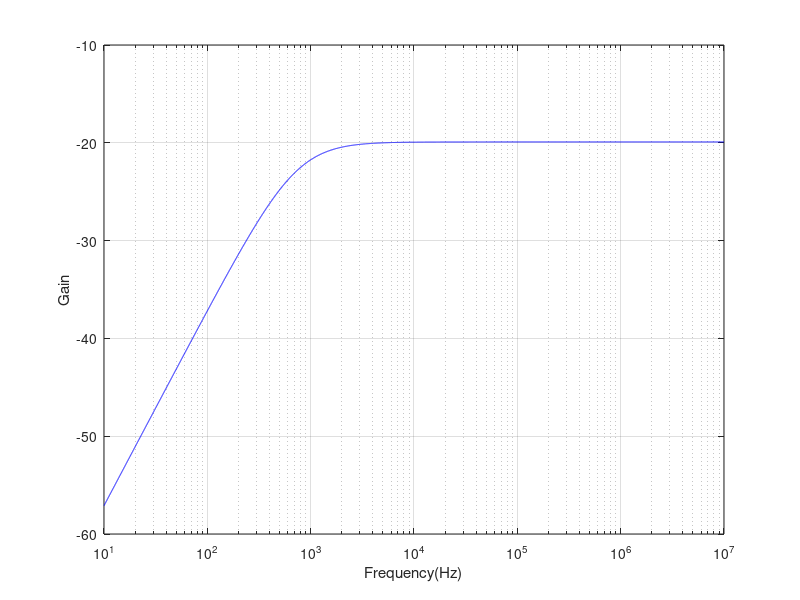

Write MATLAB code to recreate this figure.
R_1=1e3;
R_2=100e3;
R_3=1e3;
R_4=1e3;
C_1=220e-9;
C_2=220e-9; 

f=logspace(1,7,10000);
n=columns(f);

for i=1:n
	w(i)=2*f(i)*pi;
	gain(i)=(1/(j*w(i)*C_2))/(1/(j*w(i)*C_2)+R_4)*(R_1/(1+R_1/(j*w(i)*C_1)))*(1+R_2/R_3);
	gain(i)=abs(gain(i));
endfor;

gain_max=max(gain);
low_central_freq=1;
high_central_freq=1;
for i=1:n
	if(low_central_freq==1 && gain(i)>(gain_max/sqrt(2)))
    low_central_freq=i;endif;

	if(low_central_freq!=1 && high_central_freq==1 && gain(i)<gain_max/sqrt(2))
    high_central_freq=i;
    endif;
endfor;
hf = figure ();
semilogx(f,20*log10(gain), "-b");
grid on;
xlabel("Frequency(Hz)");
ylabel("Gain");
print(hf, "gain.pdf");

wf=2*pi*1000;
Zi=(1/(wf*j*C_1)+R_1)
Zout=(1/(1/(R_4)+wf*j*C_2))
Ziabs=abs((1/(j*wf*C_1)+R_1))
Z_out_abs=abs((1/(1/(R_4)+j*wf*C_2)))

printf("\n\nLCF %f\n",f(low_central_freq) );
printf("HCF %f\n",f(high_central_freq) );
printf("Central frequency: %f\n",sqrt(f(high_central_freq)*f(low_central_freq)) );
high_teorica=1/(2*pi*C_2*R_4)
low_teorico=1/(2*pi*C_1*R_1)
central_teorico=sqrt(low_teorico*high_teorica)
f_central=sqrt(f(high_central_freq)*f(low_central_freq));
gain_in_dB=20*log10(abs((1/(j*f_central*C_2))/(1/(j*f_central*C_2)+R_4)*(R_1/(R_1+1/(j*f_central*C_1)))*(1+R_2/R_3)))
resultstable = fopen("resultstable.tex", "w");
fprintf(resultstable, "$f_{central}\\;(Hz)$ & %.6e\\\\ \\hline\n", f_central);
fprintf(resultstable, "$Gain$ & %.6e\\\\ \\hline\n", gain_in_dB);
fprintf(resultstable, "$Z_{in}\\;(\\Omega)$ & %.6e \\\\ \\hline\n", Zi);
fprintf(resultstable, "$Z_{out}\\;(\\Omega)$ & %.6e  \\\\ \\hline\n", Zout);

fclose(resultstable);